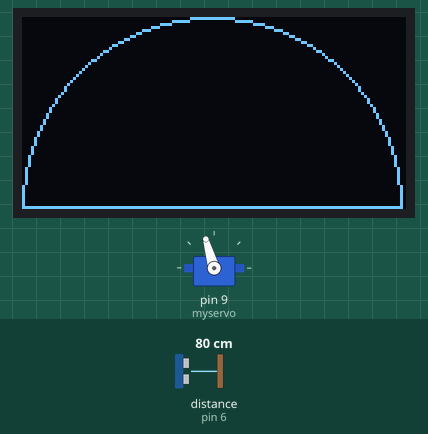
A sketch run on a simulated Arduino Uno, built with avr-gcc and run on an emulated ATmega328P. Shown: servo, 128×64 one-colour display. Wiring (inferred from the names in the program): ultrasonic range finder: trigger pin 7; echo pin 6. The inputs (shaded band) are chosen by the test bench; at power-on: distance to the obstacle (sensor on pin 6) 80 cm. The echo pulse lasts 58.3 µs per cm.

Above: at 2.26 s.
2.3 s: distance to the obstacle (sensor on pin 6) set to 2 cm
At 2.84 s:
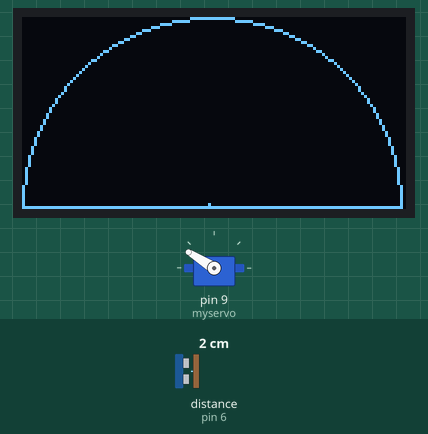
3.9 s: distance to the obstacle (sensor on pin 6) set to 4 cm
At 4.5 s:
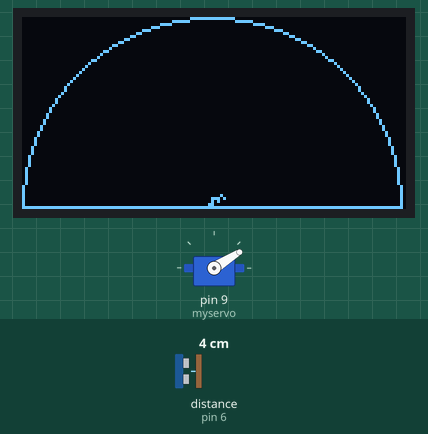
5.7 s: distance to the obstacle (sensor on pin 6) set to 9 cm
At 5.86 s:
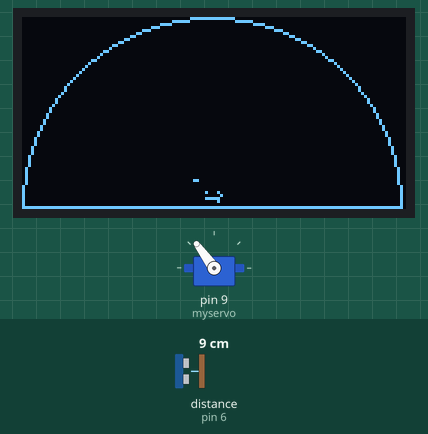
Timing chart, 0 to 13.2 s (numbered marks = the images above; inputs shaded):
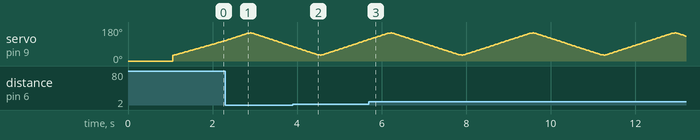

Measured:
- after the input at 2.3 s, the display: changes after 0.05 s (image 1)

The sketch:

06_fast_scan.ino
```cpp
#include <SPI.h>
#include <Wire.h>
#include <Adafruit_GFX.h>
#include <Adafruit_SH1106.h>
#include <Servo.h>

Servo myservo;
const int pingPin = 7;
const int echoPin = 6;

#define OLED_RESET 4
Adafruit_SH1106 display(OLED_RESET);

#define NUMFLAKES 10
#define XPOS 0
#define YPOS 1
#define DELTAY 2


#define LOGO16_GLCD_HEIGHT 16
#define LOGO16_GLCD_WIDTH  16
#if (SH1106_LCDHEIGHT != 64)
#error("Height incorrect, please fix Adafruit_SH1106.h!");
#endif

int angle=0;
const float pi = 3.14159267;
int data[180];
int distance;

void setup()   {
  Serial.begin(9600);
  myservo.attach(9);
  display.begin(SH1106_SWITCHCAPVCC, 0x3C);  // initialize with the I2C addr 0x3D (for the 128x64)
  display.clearDisplay();
  myservo.write(0);
  delay(1000);
  resetDisplay();
}


void loop() {

    for(int angle=30;angle<150;angle+=2){
      scan(angle);
    }
    resetDisplay();
    for(int angle=150;angle>30;angle-=2){
      scan(angle);
    }
    resetDisplay();
  //Serial.println(" ");
}

void resetDisplay(){
  display.clearDisplay();
  drawOutline();
  display.display();
}

int scan(int angle){
  myservo.write(angle);
  distance = map(getDistance(),0,50,0,63);
  data[angle]=distance;
  //display.clearDisplay();
  //drawOutline();
  //int lX=63+63*cos(toRadians(angle));
  //int lY=63-63*sin(toRadians(angle));
  //display.drawLine(lX, lY, 63 , 63, WHITE);
  plotPoint(angle,distance);
  display.display();
}

int plotPoints(){
  for(int i=0;i<180; i++)  {
    plotPoint(i,data[i]);
  }
}

int plotPoint(int angle, float distance){
  int pX=63+distance*cos(toRadians(angle));
  int pY=63-distance*sin(toRadians(angle));
  display.drawPixel(pX,pY,WHITE);

}

void drawOutline(){
  //display.drawLine(0, 32, 64 , 64, WHITE);
  //display.drawLine(128, 32, 64 , 64, WHITE);
  display.drawLine(0, 63, 126 , 63, WHITE);
  display.drawCircle(63,63,63,WHITE);
}


float toDegrees(float radians) {
  return radians / 2 / pi * 360;
}

float toRadians(float degrees) {
  return degrees / 360 * 2 * pi;
}

int getDistance(){
  long duration, cm;
  pinMode(pingPin, OUTPUT);
  digitalWrite(pingPin, LOW);
  delayMicroseconds(2);
  digitalWrite(pingPin, HIGH);
  delayMicroseconds(10);
  digitalWrite(pingPin, LOW);
  pinMode(echoPin, INPUT);
  duration = pulseIn(echoPin, HIGH);
  cm = microsecondsToCentimeters(duration);
  return cm;
}

long microsecondsToInches(long microseconds) {
   return microseconds / 74 / 2;
}

long microsecondsToCentimeters(long microseconds) {
   return microseconds / 29 / 2;
}
```
